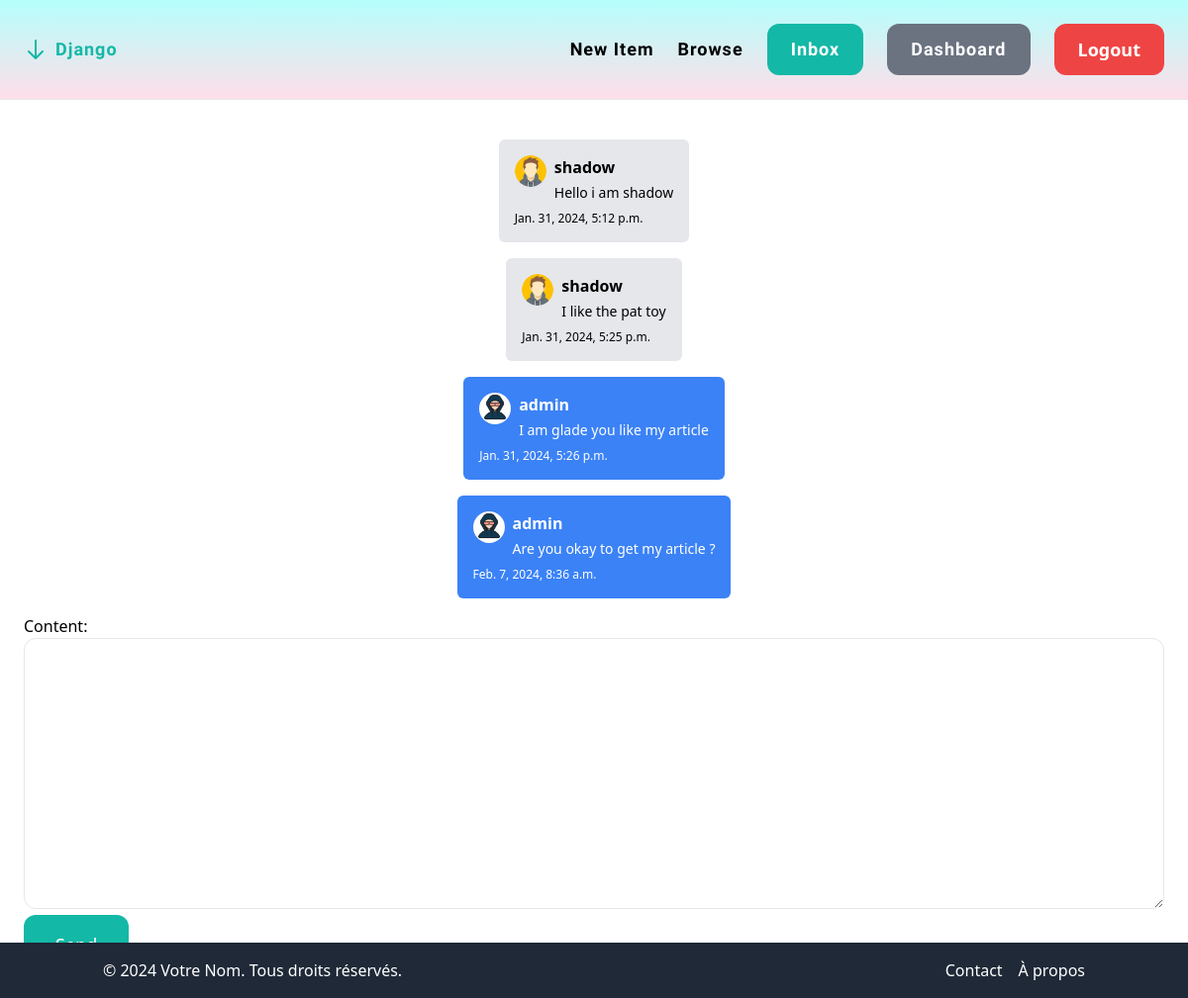
Page /inbox/9/ (signed in) on the committed database.
### conversation/models.py (models this page shows)
class ConversationMessage(models.Model):
    conversation = models.ForeignKey(Conversation, related_name='messages',on_delete=models.CASCADE)
    content = models.TextField()
    created_at = models.DateTimeField(auto_now_add=True)
    created_by = models.ForeignKey(User, related_name='created_messages', on_delete=models.CASCADE)

### conversation/views.py (the view)
# urls.py: path('<int:pk>/', views.detail, name='detail'),
@login_required
def detail(request,pk):
     conversation = Conversation.objects.filter(members__in=[request.user.id]).get(pk=pk)
     if request.method ==  'POST':
         form = ConversationMessageForm(request.POST)
         if form.is_valid():
             conversation_message = form.save(commit=False)
             conversation_message.conversation = conversation
             conversation_message.created_by = request.user
             conversation_message.save()
             conversation.save()
             return redirect('conversation:detail', pk=pk)
     else:
        form = ConversationMessageForm()
        return render(request,'conversation/detail.html',{
        'conversation': conversation,
        'form' :form
    })

### conversation/forms.py
class ConversationMessageForm(forms.ModelForm):
    class Meta:
        model = ConversationMessage
        fields = ('content',)
        widgets = {
            'content': forms.Textarea(attrs={
                'class': 'w-full py-4 px-6 rounded-xl border'
            })
        }

### conversation/templates/conversation/detail.html (shortened to what this page needs)
{% extends "core/base.html" %}
{% block content %}
{% load static %}
<div class="container mx-auto my-4">
    <div class="flex flex-col space-y-4">
        {% for message in conversation.messages.all %}
            <div class="max-w-md mx-auto rounded-md p-4
                {% if message.created_by == request.user %}
                    bg-blue-500 text-white self-end
                {% else %}
                    bg-gray-200
                {% endif %}">
                <div class="flex items-start">
                    {% if message.created_by != request.user %}
                        <div class="mr-2">
                            <img src="{% static 'images/avatar.webp' %}" alt="Sender Avatar" class="w-8 h-8 rounded-full">
                        </div>
                    {% else %}
                        <div class="mr-2">
                            <img src="{% static 'images/avatar.jpg' %}" alt="Receiver Avatar" class="w-8 h-8 rounded-full">
                        </div>
                    {% endif %}
                    <div class="flex flex-col">
                        <div>
                            <h5 class="mb-1 font-semibold">{{ message.created_by.username }}</h5>
                        </div>
                        <p class="text-sm">{{ message.content }}</p>
                    </div>
                </div>
                <p class="mt-2 text-xs text-black-500">{{ message.created_at }}</p>
            </div>
        {% endfor %}
    </div>
</div>
<form method="post" action="">
    {{ form.as_p }}
    <button class="py-4 px-8 text-lg bg-teal-500 hover:bg-teal-700 rounded-xl text-white" type="submit">Send</button>
</form>
{% endblock %}

### core/static/css/style.css (style rules this page uses)
body, html { margin: 0; padding: 0; }

### rows in the picture
ConversationMessage: created_by.username "shadow", content "Hello i am shadow", created_at "Jan. 31, 2024, 5:12 p.m."
ConversationMessage: created_by.username "shadow", content "I like the pat toy", created_at "Jan. 31, 2024, 5:25 p.m."
ConversationMessage: created_by.username "admin", content "I am glade you like my article", created_at "Jan. 31, 2024, 5:26 p.m."
ConversationMessage: created_by.username "admin", content "Are you okay to get my article ?", created_at "Feb. 7, 2024, 8:36 a.m."
